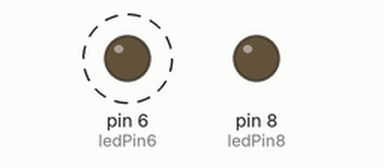
A sketch run on a simulated Arduino Uno, built with avr-gcc and run on an emulated ATmega328P. Shown: output pins drawn as LEDs (lit = HIGH). Dashed ring = blinking.

Above: at 0.5 s.
At 3.5 s:
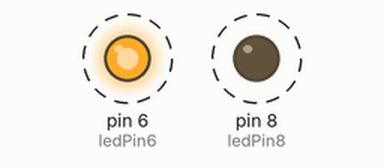
Timing chart, 0 to 4.6 s (numbered marks = the images above):
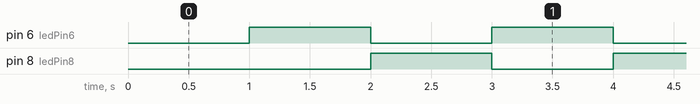

Measured:
- by itself, pin 6 (ledPin6), pin 8 (ledPin8): alternates HIGH for 1.0 s and LOW for 1.0 s

The sketch:

praktik2.ino
```cpp
const int ledPin8 =  8;// the number of the LED pin
const int ledPin6 =  6;// the number of the LED pin

// Variables will change:
int ledState6 = LOW;                   // ledState used to set the LED
int ledState8 = HIGH;                   // ledState used to set the LED
unsigned long previousMillis = 0;        // will store last time LED was updated
const long interval = 1000;             // interval at which to blink (milliseconds)
void setup() {
  // set the digital pin as output:
  pinMode(ledPin8, OUTPUT);
  pinMode(ledPin6, OUTPUT);
}

void loop() {

  unsigned long currentMillis = millis();

  if (currentMillis - previousMillis >= interval) {
    // save the last time you blinked the LED
    previousMillis = currentMillis;

    // if the LED is off turn it on and vice-versa:
    if (ledState6 == LOW && ledState8 == HIGH) {
      ledState6 = HIGH;
      ledState8 = LOW;
    } else {
      ledState6 = LOW;
      ledState8 = HIGH;
    }

    // set the LED with the ledState of the variable:
    digitalWrite(ledPin6, ledState6);
    digitalWrite(ledPin8, ledState8);
  }
}
```
